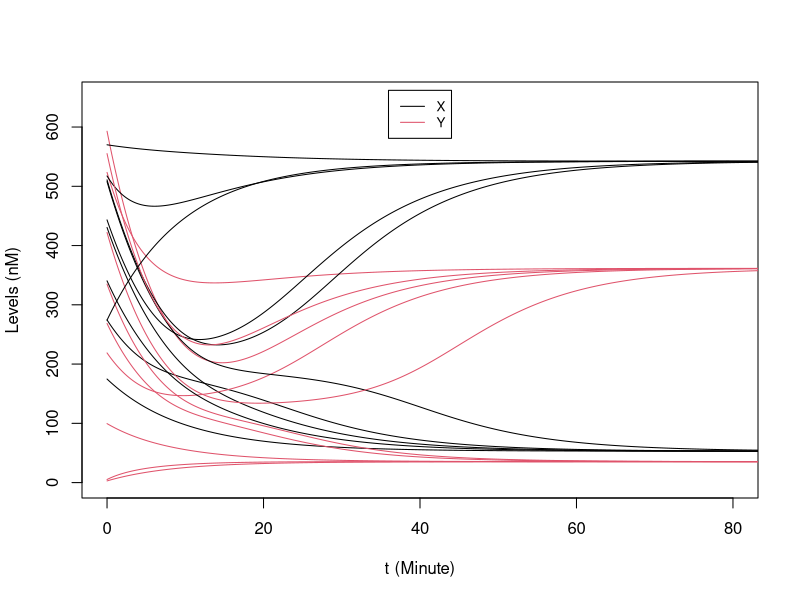
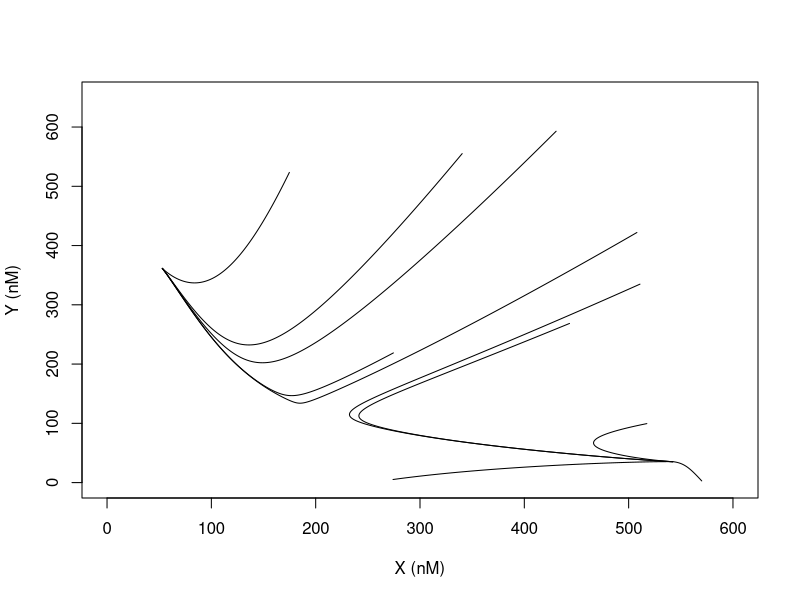
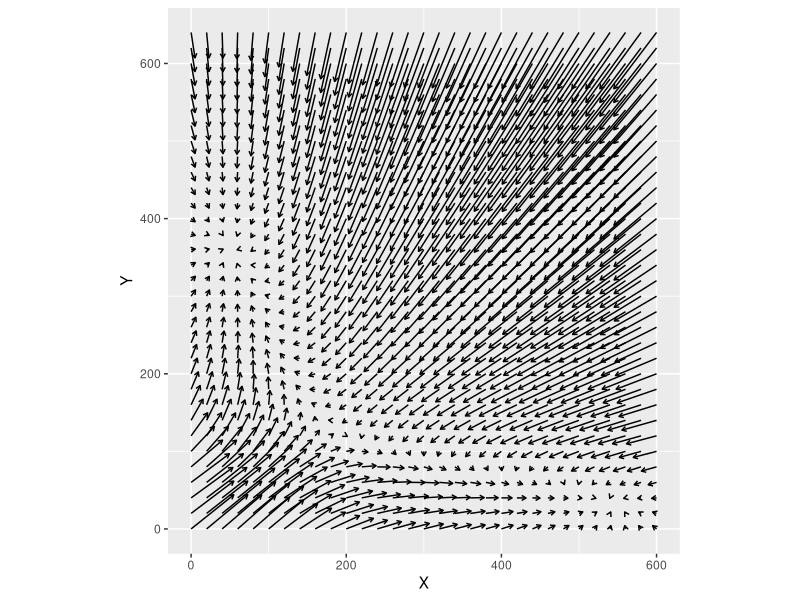
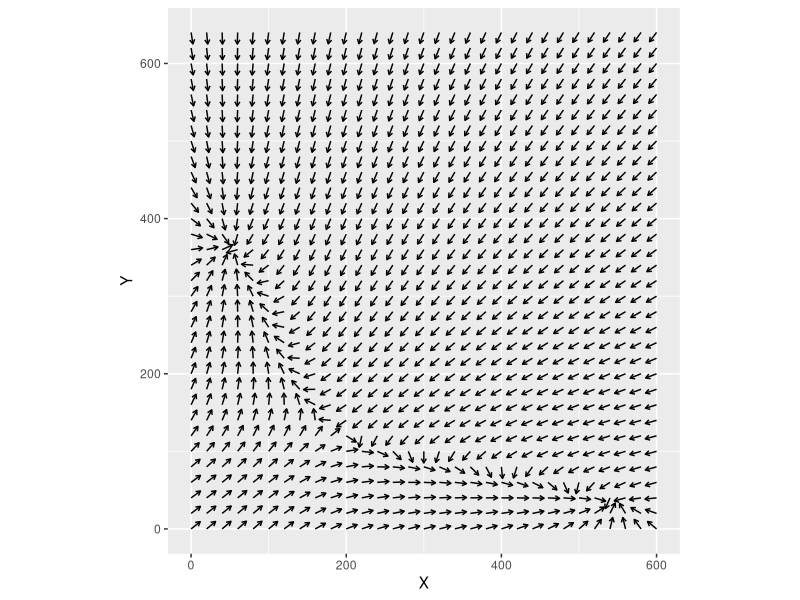
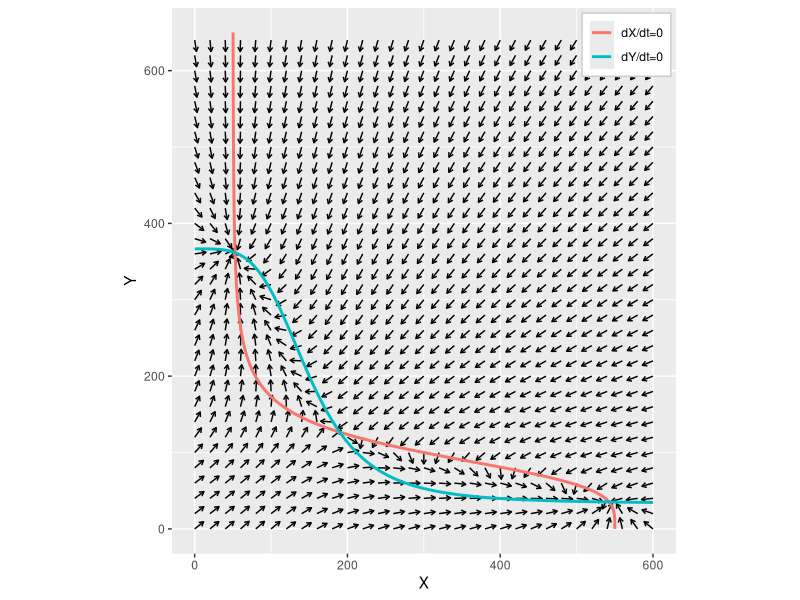
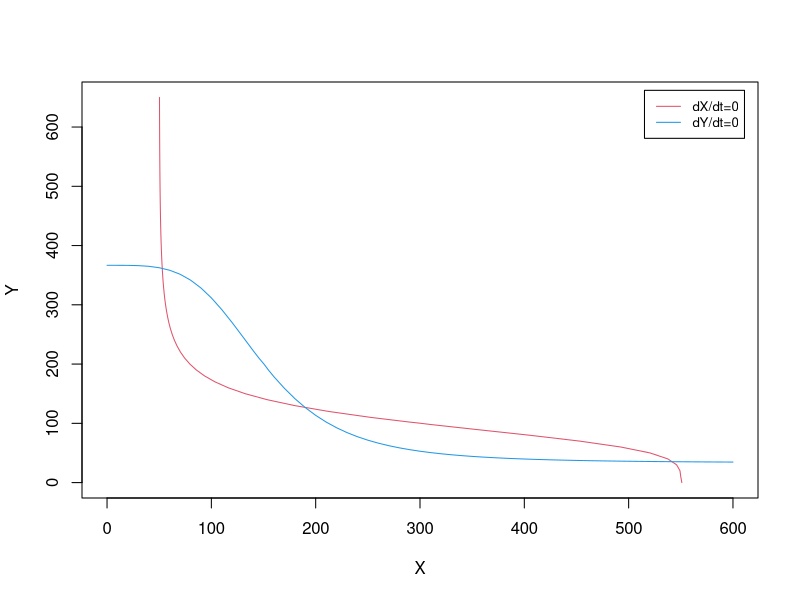
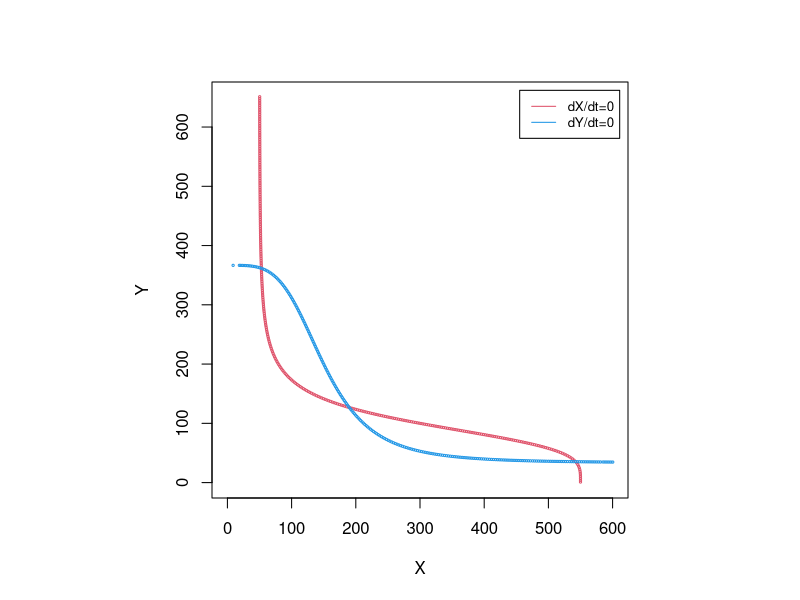

These figures' R source, in order:
## ---- chunk 1
hill_inh <- function(X, X_th, n) 1 / (1 + (X / X_th)^n)   # inhibitory Hill function

# toggle switch: Y represses X, X represses Y
derivs_ts <- function(t, Xs) {
  X <- Xs[1]; Y <- Xs[2]
  dxdt <- 5 + 50 * hill_inh(Y, 100, 4) - 0.1 * X
  dydt <- 4 + 40 * hill_inh(X, 150, 4) - 0.12 * Y
  c(dxdt, dydt)
}
## ---- chunk 2
# RK4 for a generic multi-variable system (the vector version of Part 2B's RK4)
RK4_generic <- function(derivs, X0, t.total, dt, ...) {
  t_all <- seq(0, t.total, by = dt)
  n_all <- length(t_all)
  X_all <- matrix(0, nrow = n_all, ncol = length(X0))
  X_all[1, ] <- X0
  for (i in 1:(n_all - 1)) {
    t0 <- t_all[i]
    k1 <- dt * derivs(t0,          X_all[i, ],          ...)
    k2 <- dt * derivs(t0 + dt / 2, X_all[i, ] + k1 / 2, ...)
    k3 <- dt * derivs(t0 + dt / 2, X_all[i, ] + k2 / 2, ...)
    k4 <- dt * derivs(t0 + dt,     X_all[i, ] + k3,     ...)
    X_all[i + 1, ] <- X_all[i, ] + (k1 + 2 * k2 + 2 * k3 + k4) / 6
  }
  cbind(t_all, X_all)
}

set.seed(77)                                        # reproducible random starts
X_init_all <- matrix(runif(20, 0, 600), ncol = 2)   # 10 random (X, Y) initial conditions

t.total <- 100; dt <- 0.01
plot(NULL, xlab = "t (Minute)", ylab = "Levels (nM)", xlim = c(0, 80), ylim = c(0, 650))
for (i in seq_len(nrow(X_init_all))) {
  res <- RK4_generic(derivs_ts, X_init_all[i, ], t.total, dt)
  lines(res[, 1], res[, 2], col = 1)   # X(t)
  lines(res[, 1], res[, 3], col = 2)   # Y(t)
}
legend("top", inset = 0.02, legend = c("X", "Y"), col = 1:2, lty = 1, cex = 0.8)
## ---- chunk 3
#| fig-width: 5
#| fig-height: 5
#| out-width: "55%"
plot(NULL, xlab = "X (nM)", ylab = "Y (nM)", xlim = c(0, 600), ylim = c(0, 650))
for (i in seq_len(nrow(X_init_all))) {
  res <- RK4_generic(derivs_ts, X_init_all[i, ], t.total, dt)
  lines(res[, 2], res[, 3], col = 1)   # trajectory in the (X, Y) plane
}
## ---- chunk 4
#| fig-width: 5
#| fig-height: 5
#| out-width: "55%"
#| message: false
# vector field: the derivative (dX/dt, dY/dt) as an arrow at each grid point
library(ggplot2)
grid <- expand.grid(X = seq(0, 600, 20), Y = seq(0, 650, 20))
vf <- t(apply(grid, 1, function(Xs) c(Xs, derivs_ts(0, Xs))))
vf <- as.data.frame(vf); colnames(vf) <- c("X", "Y", "dX", "dY")

ggplot(vf, aes(X, Y)) +
  geom_segment(aes(xend = X + dX, yend = Y + dY),
               arrow = arrow(length = unit(0.05, "in"))) +
  coord_fixed()   # equal X/Y scale: a square phase plane
## ---- chunk 5
#| fig-width: 5
#| fig-height: 5
#| out-width: "55%"
# unit vectors: same directions, normalized to a fixed length
vfu <- t(apply(grid, 1, function(Xs) {
  v <- derivs_ts(0, Xs)
  c(Xs, v / sqrt(sum(v^2)))
}))
vfu <- as.data.frame(vfu); colnames(vfu) <- c("X", "Y", "dX", "dY")

p_field <- ggplot(vfu, aes(X, Y)) +
  geom_segment(aes(xend = X + 15 * dX, yend = Y + 15 * dY),
               arrow = arrow(length = unit(0.05, "in"))) +
  coord_fixed()   # equal X/Y scale: a square phase plane
p_field
## ---- chunk 6
#| fig-width: 5
#| fig-height: 5
#| out-width: "55%"
nullcline1 <- function(Y) cbind(X = (5 + 50 * hill_inh(Y, 100, 4)) / 0.1,  Y = Y)   # dX/dt = 0
nullcline2 <- function(X) cbind(X = X,  Y = (4 + 40 * hill_inh(X, 150, 4)) / 0.12)   # dY/dt = 0

null1 <- as.data.frame(nullcline1(seq(0, 650, 1)))
null2 <- as.data.frame(nullcline2(seq(0, 600, 1)))

p_field +
  geom_path(data = null1, aes(X, Y, colour = "dX/dt=0"), linewidth = 1) +
  geom_path(data = null2, aes(X, Y, colour = "dY/dt=0"), linewidth = 1) +
  labs(colour = NULL) +
  theme(legend.position = c(0.99, 0.99), legend.justification = c(1, 1),
        legend.background = element_rect(fill = "white", colour = "grey80"))
## ---- chunk 7
#| fig-width: 5
#| fig-height: 5
#| out-width: "55%"
X_all <- seq(0, 600, 10); Y_all <- seq(0, 650, 10)
z_X <- outer(X_all, Y_all, function(X, Y) 5 + 50 * hill_inh(Y, 100, 4) - 0.1 * X)
z_Y <- outer(X_all, Y_all, function(X, Y) 4 + 40 * hill_inh(X, 150, 4) - 0.12 * Y)

contour(X_all, Y_all, z_X, levels = 0, col = 2, xlab = "X", ylab = "Y", drawlabels = FALSE)
contour(X_all, Y_all, z_Y, levels = 0, col = 4, add = TRUE, drawlabels = FALSE)
legend("topright", inset = 0.02, legend = c("dX/dt=0", "dY/dt=0"), col = c(2, 4), lty = 1, cex = 0.8)
## ---- chunk 8
# f_X, f_Y and their partial derivatives (Jacobian entries)
f_null1  <- function(X, Y) 5 + 50 * hill_inh(Y, 100, 4) - 0.1 * X    # f_X
dfdX_null1 <- function(X, Y) -0.1
dfdY_null1 <- function(X, Y) { u <- (Y / 100)^4; -200 / Y * u / (1 + u)^2 }
f_null2  <- function(X, Y) 4 + 40 * hill_inh(X, 150, 4) - 0.12 * Y   # f_Y
dfdX_null2 <- function(X, Y) { u <- (X / 150)^4; -160 / X * u / (1 + u)^2 }
dfdY_null2 <- function(X, Y) -0.12
## ---- chunk 9
# Newton corrector (1D in X at fixed Y); stops if X leaves X_range (as in Part 2F)
find_root_Newton <- function(X, func, dfunc, X_range, error = 1e-3, ...) {
  f <- func(X, ...)
  while (abs(f) > error) {
    X <- X - f / dfunc(X, ...)
    if ((X - X_range[1]) * (X - X_range[2]) > 0) break
    f <- func(X, ...)
  }
  X
}

# 1D RK4 run to steady state, used to land the first point on a nullcline
RK4_1D_steady <- function(derivs, X0, t.total, dt, ...) {
  X <- X0; t <- 0
  while (t <= t.total) {
    df <- derivs(X, ...)
    if (abs(df) < 1e-8) break
    k1 <- dt * df
    k2 <- dt * derivs(X + k1 / 2, ...)
    k3 <- dt * derivs(X + k2 / 2, ...)
    k4 <- dt * derivs(X + k3, ...)
    X <- X + (k1 + 2 * k2 + 2 * k3 + k4) / 6
    t <- t + dt
  }
  X
}
## ---- chunk 10
#| fig-width: 5
#| fig-height: 5
#| out-width: "55%"
# arc-length continuation of a nullcline: step in (X, Y), Newton-correct in X
nullcline_numcont <- function(func, dfdX, dfdY, X_range, Y_range,
                              X_init, Y_init, direct = 1, step_arc = 3) {
  nmax <- 10000
  results <- matrix(NA, nrow = nmax, ncol = 2)
  step_Y_prev <- direct; step_X_prev <- 0
  X_new <- X_init; Y <- Y_init
  cycle <- 1
  results[cycle, ] <- c(X_new, Y)
  while ((X_new - X_range[1]) * (X_new - X_range[2]) <= 0 &&
         (Y - Y_range[1]) * (Y - Y_range[2]) <= 0 && cycle < nmax) {
    h <- -dfdY(X_new, Y) / dfdX(X_new, Y)          # dX/dY along the curve
    step_Y <- step_arc / sqrt(1 + h^2)             # arc-length step (Part 2F, Eq 7)
    step_X <- step_Y * h
    if (step_Y_prev * step_Y + step_X_prev * step_X < 0) {   # keep travel direction
      step_Y <- -step_Y; step_X <- -step_X
    }
    step_Y_prev <- step_Y; step_X_prev <- step_X
    Y <- Y + step_Y
    X_new <- find_root_Newton(X_new + step_X, func, dfdX, X_range, Y = Y)   # correct in X
    cycle <- cycle + 1
    results[cycle, ] <- c(X_new, Y)
  }
  na.omit(results)
}

X_range <- c(0, 600); Y_range <- c(0, 650)

# land a starting point on each nullcline, then trace it
X0_null1 <- RK4_1D_steady(f_null1, X0 = 500, Y = 1, t.total = 1000, dt = 0.01)
null1_cont <- nullcline_numcont(f_null1, dfdX_null1, dfdY_null1, X_range, Y_range,
                                X_init = X0_null1, Y_init = 1, direct = 1)

X0_null2 <- RK4_1D_steady(f_null2, X0 = 1, Y = 366.6, t.total = 1000, dt = 0.01)
null2_cont <- nullcline_numcont(f_null2, dfdX_null2, dfdY_null2, X_range, Y_range,
                                X_init = X0_null2, Y_init = 366.6, direct = -1)

par(pty = "s")   # square phase plane
plot(NULL, xlab = "X", ylab = "Y", xlim = X_range, ylim = Y_range)
points(null1_cont[, 1], null1_cont[, 2], pch = 1, cex = 0.3, col = 2)
points(null2_cont[, 1], null2_cont[, 2], pch = 1, cex = 0.3, col = 4)
legend("topright", inset = 0.02, legend = c("dX/dt=0", "dY/dt=0"), col = c(2, 4), lty = 1, cex = 0.8)
